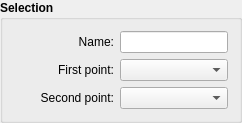
        <widget class="QGroupBox" name="selection_GroupBox">
         <property name="minimumSize">
          <size>
           <width>0</width>
           <height>0</height>
          </size>
         </property>
         <property name="font">
          <font>
           <pointsize>9</pointsize>
           <bold>true</bold>
          </font>
         </property>
         <property name="title">
          <string>Selection</string>
         </property>
         <property name="alignment">
          <set>Qt::AlignLeading|Qt::AlignLeft|Qt::AlignTop</set>
         </property>
         <layout class="QFormLayout" name="formLayout">
          <item row="0" column="0">
           <widget class="QLabel" name="labelName">
            <property name="minimumSize">
             <size>
              <width>100</width>
              <height>0</height>
             </size>
            </property>
            <property name="font">
             <font>
              <pointsize>9</pointsize>
              <bold>false</bold>
             </font>
            </property>
            <property name="text">
             <string>Name:</string>
            </property>
            <property name="alignment">
             <set>Qt::AlignRight|Qt::AlignTrailing|Qt::AlignVCenter</set>
            </property>
           </widget>
          </item>
          <item row="0" column="1">
           <widget class="QLineEdit" name="lineEditSplineName">
            <property name="minimumSize">
             <size>
              <width>80</width>
              <height>0</height>
             </size>
            </property>
            <property name="font">
             <font>
              <pointsize>9</pointsize>
              <bold>false</bold>
             </font>
            </property>
            <property name="focusPolicy">
             <enum>Qt::NoFocus</enum>
            </property>
            <property name="readOnly">
             <bool>true</bool>
            </property>
           </widget>
          </item>
          <item row="1" column="0">
           <widget class="QLabel" name="labelFirstPoint">
            <property name="minimumSize">
             <size>
              <width>100</width>
              <height>0</height>
             </size>
            </property>
            <property name="font">
             <font>
              <pointsize>9</pointsize>
              <bold>false</bold>
             </font>
            </property>
            <property name="text">
             <string>First point:</string>
            </property>
            <property name="alignment">
             <set>Qt::AlignRight|Qt::AlignTrailing|Qt::AlignVCenter</set>
            </property>
           </widget>
          </item>
          <item row="1" column="1">
           <widget class="QComboBox" name="comboBoxP1">
            <property name="sizePolicy">
             <sizepolicy hsizetype="Expanding" vsizetype="Fixed">
              <horstretch>0</horstretch>
              <verstretch>0</verstretch>
             </sizepolicy>
            </property>
            <property name="minimumSize">
             <size>
              <width>80</width>
              <height>0</height>
             </size>
            </property>
            <property name="font">
             <font>
              <pointsize>9</pointsize>
              <bold>false</bold>
             </font>
            </property>
           </widget>
          </item>
          <item row="2" column="0">
           <widget class="QLabel" name="labelSecondPoint">
            <property name="minimumSize">
             <size>
              <width>100</width>
              <height>0</height>
             </size>
            </property>
            <property name="font">
             <font>
              <pointsize>9</pointsize>
              <bold>false</bold>
             </font>
            </property>
            <property name="text">
             <string>Second point:</string>
            </property>
            <property name="alignment">
             <set>Qt::AlignRight|Qt::AlignTrailing|Qt::AlignVCenter</set>
            </property>
           </widget>
          </item>
          <item row="2" column="1">
           <widget class="QComboBox" name="comboBoxP4">
            <property name="sizePolicy">
             <sizepolicy hsizetype="Preferred" vsizetype="Fixed">
              <horstretch>0</horstretch>
              <verstretch>0</verstretch>
             </sizepolicy>
            </property>
            <property name="minimumSize">
             <size>
              <width>80</width>
              <height>0</height>
             </size>
            </property>
            <property name="font">
             <font>
              <pointsize>9</pointsize>
              <bold>false</bold>
             </font>
            </property>
           </widget>
          </item>
         </layout>
        </widget>
